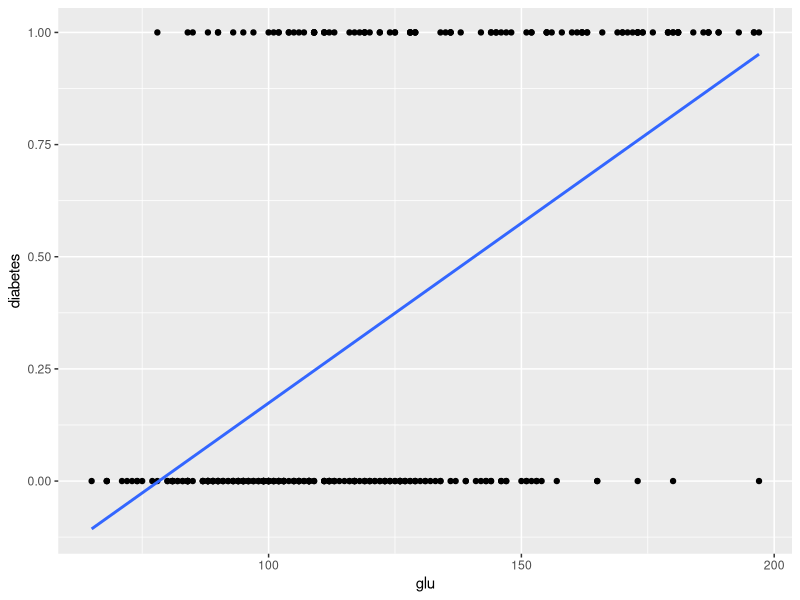
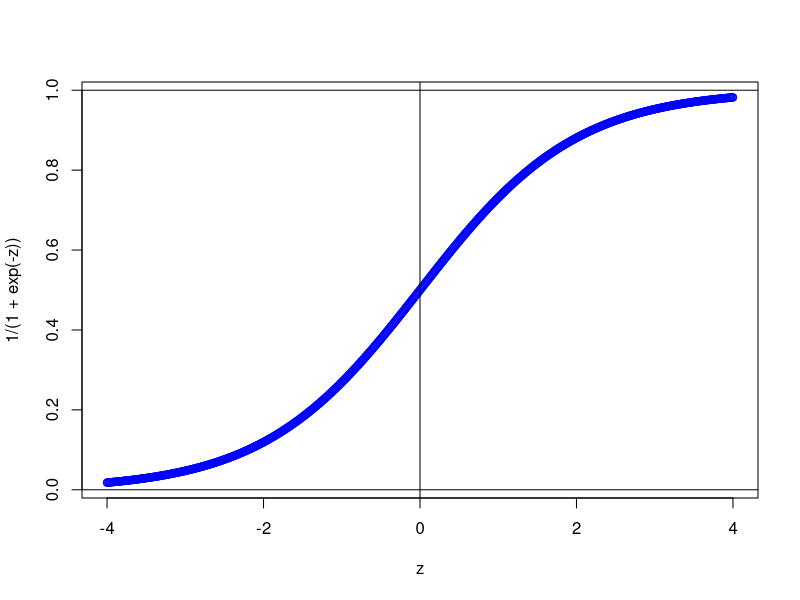
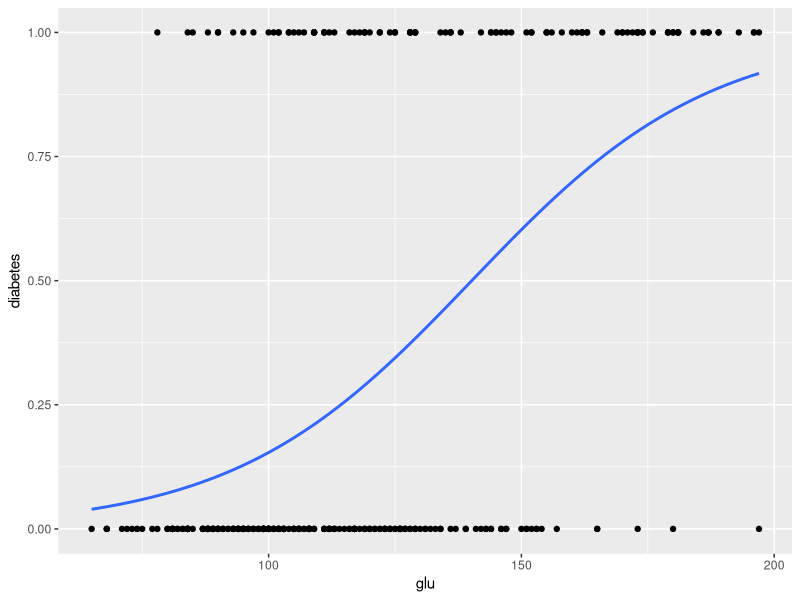
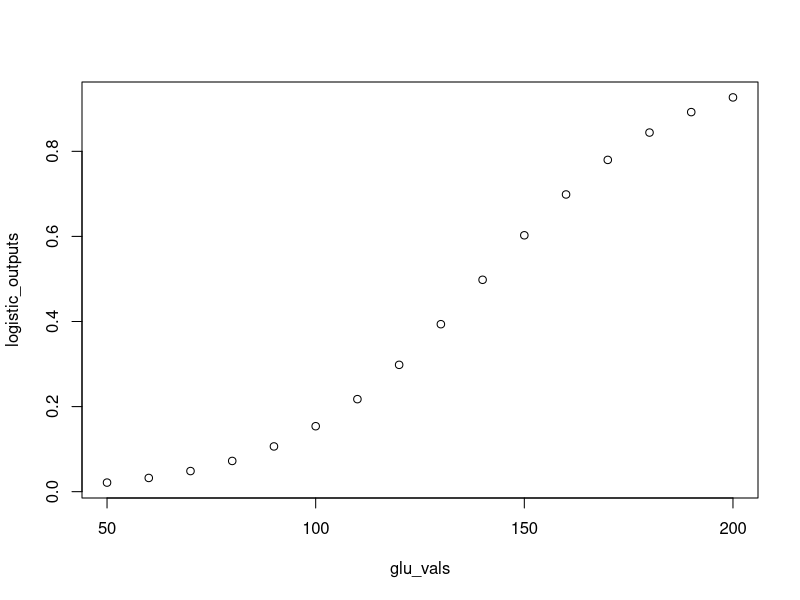

The R script that drew these images, in order:
## ---- chunk 1
library(MASS)
head(Pima.te)
## ---- chunk 2
Pima.te$diabetes <- ifelse( Pima.te$type=='Yes', 1, 0)
head(Pima.te)
## ---- chunk 3
pima_lm <- lm( diabetes ~ 1 + glu, data=Pima.te );
summary(pima_lm)
## ---- chunk 4
library(ggplot2)
pp <- ggplot(data=Pima.te, aes(x=glu, y=diabetes)) + geom_point()
pp <- pp + geom_smooth(method='lm', se=FALSE, formula='y ~ 1 + x')
pp
## ---- chunk 5
z<- seq(-4,4,0.01);
plot( z, 1/(1+exp(-z)), col='blue' );
abline(h=0); abline(h=1);
abline(v=0)
## ---- chunk 6
pima_logistic <- glm( diabetes ~ 1 + glu, data=Pima.te, family=binomial );
summary(pima_logistic)
## ---- chunk 7
pp <- ggplot( Pima.te, aes(x=glu, y=diabetes) ) + geom_point();
pp <- pp + geom_smooth(formula='y ~ 1+x', se=FALSE,
                       method='glm',
                       method.args=list(family = "binomial") );
# Note that geom_smooth needs an extra list() of arguments to specify the
# extra arguments that we passed to the glm() function above.
# In particular, we need to tell the GLM to use a binomial response.
pp
## ---- chunk 8
# Reminder: we pass a data frame into the predict function, and our model
# will produce an output for ease row of that data frame.
# So this is making a prediction for a subject with `glu=200`.
# Looking at our scatter plot above, it's clear that `glu=200` is at the
# far upper end of our data distribution, so we should expect our model to
# produce an output close to 1.
predict(pima_logistic, type='response', newdata = data.frame(glu=200) )
## ---- chunk 9
glu_vals <- seq(50,200,10);
logistic_outputs <- predict(pima_logistic, type='response',
                            newdata = data.frame(glu=glu_vals) )
plot( glu_vals, logistic_outputs)
